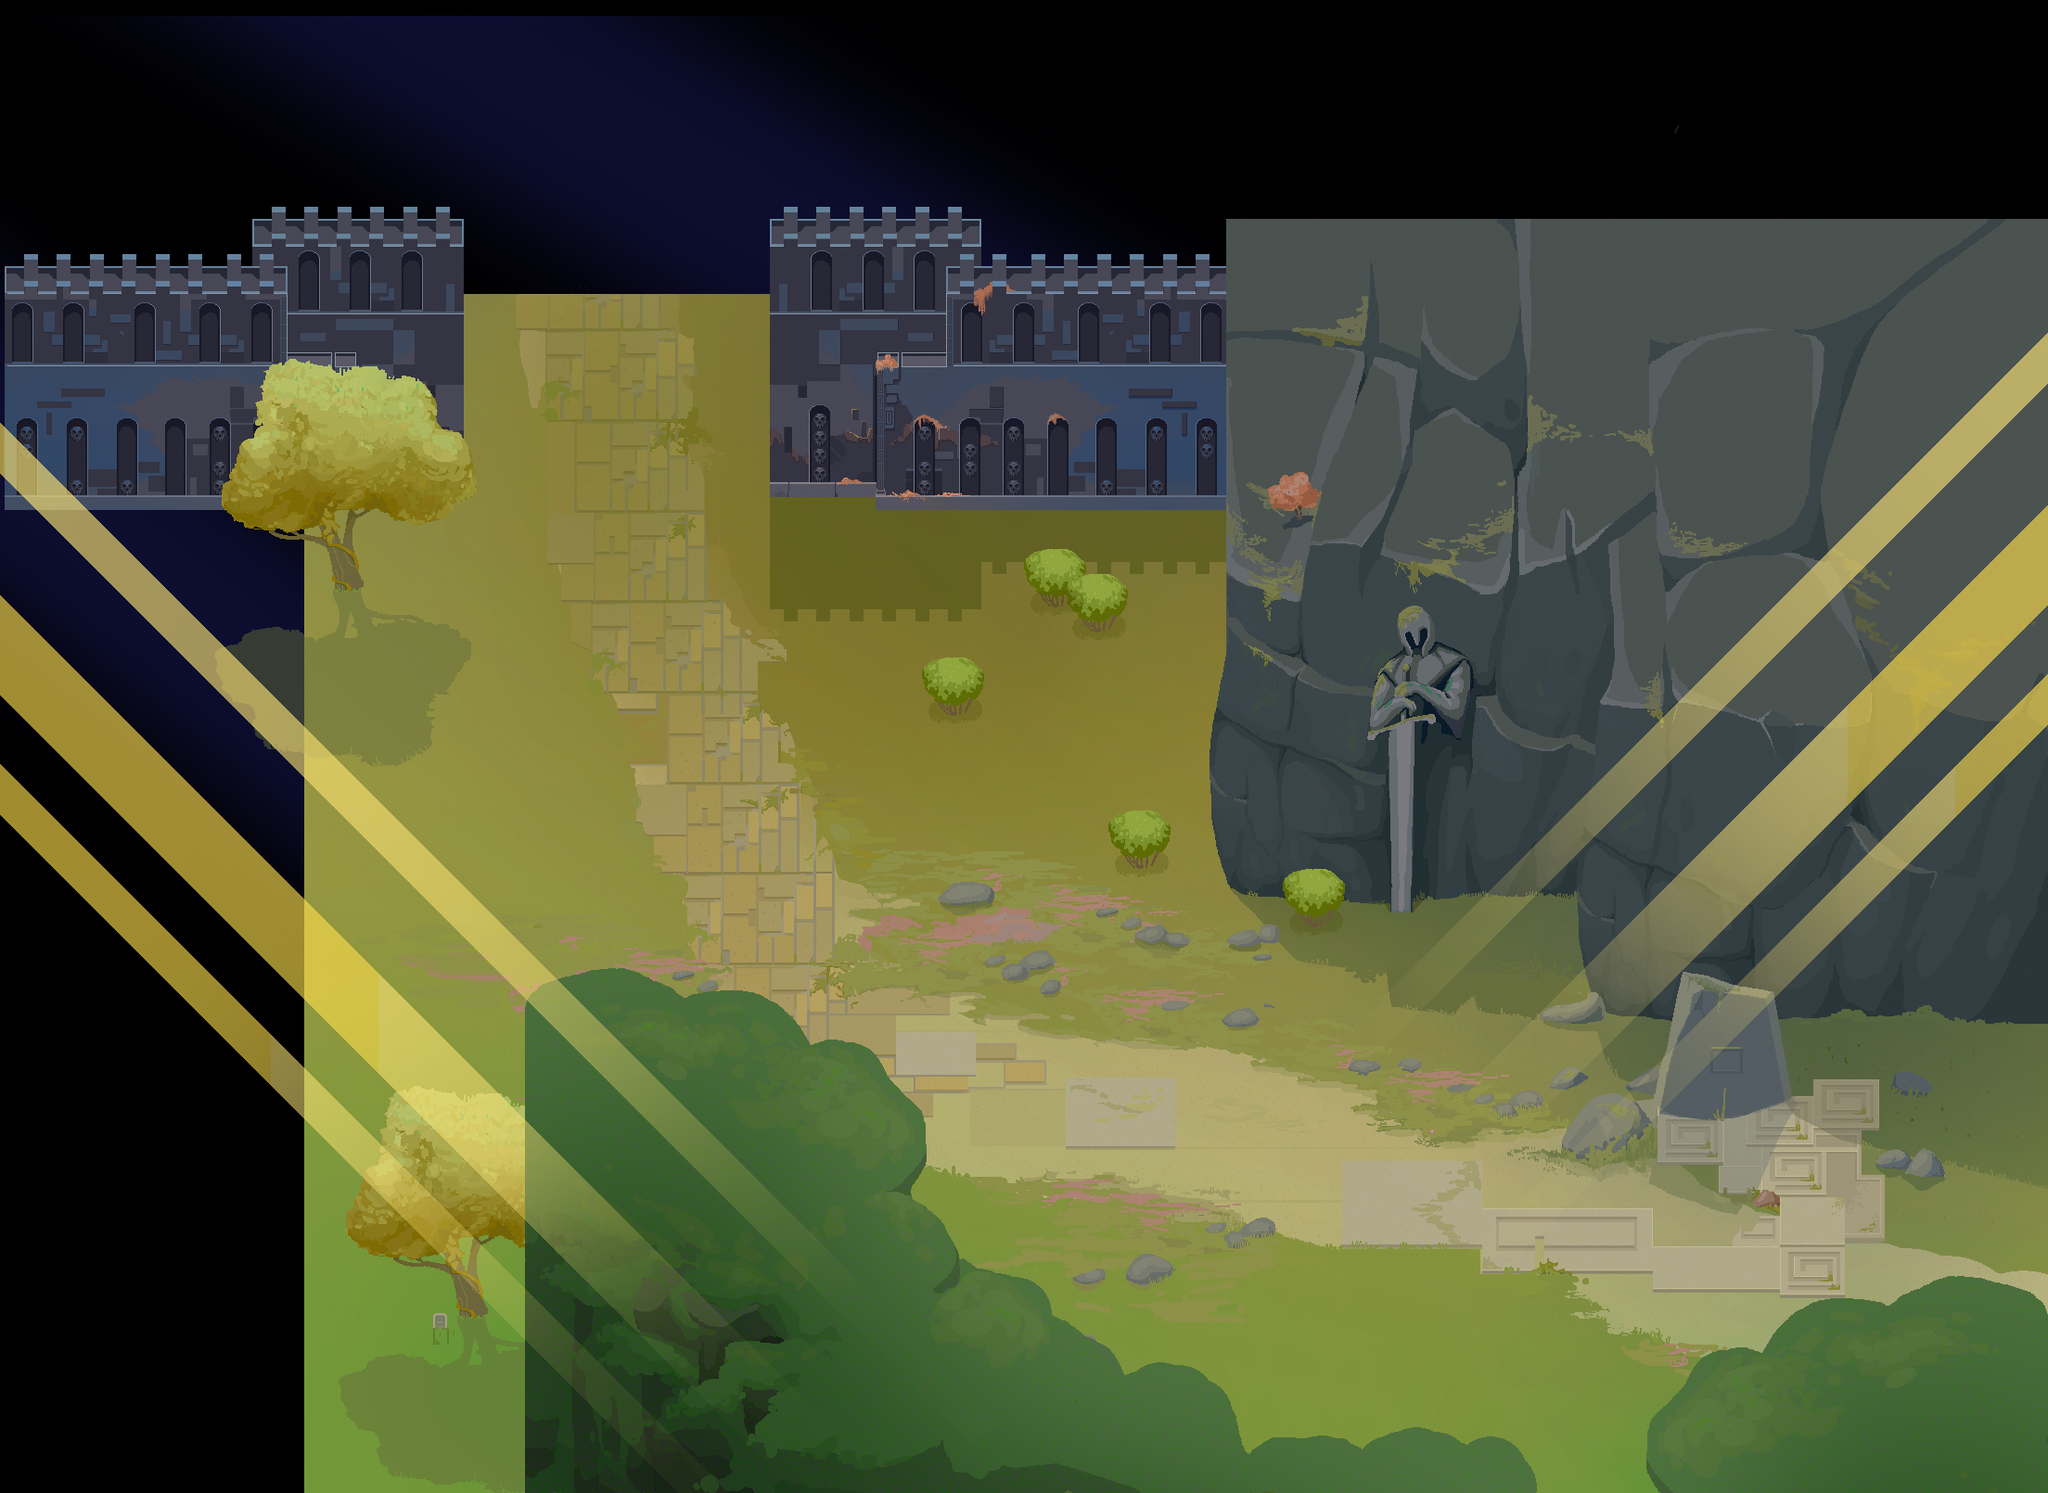

Below is a game level as drawn by its tile map, then a one-line description and the .tmx that defines it (tile-layer data replaced by summaries):
An orthogonal 1x1 tile map with 2208x1610 px tiles, 3 tile layers (BACKGROUND_LAYER, FRONT_LAYER, LIGHT_LAYER), 1 hidden layer not drawn, 2 tilesets.

<map version="1.4" tiledversion="1.4.3" orientation="orthogonal" renderorder="right-down" width="1" height="1" tilewidth="2208" tileheight="1610" infinite="0" nextlayerid="6" nextobjectid="1">
 <tileset firstgid="1" name="Antikva" tilewidth="2208" tileheight="1610" tilecount="1" columns="1">
  <image source="Antikva.png" width="2208" height="1610" />
 </tileset>
 <tileset firstgid="2" name="Antikva5Layer" tilewidth="2208" tileheight="1610" tilecount="1" columns="1">
  <image source="Antikva5Layer.png" width="2208" height="1610" />
 </tileset>
 <layer id="5" name="PARALLAX_LAYER" width="1" height="1" visible="0">
  <data>[1 cells, 0 non-empty, 0 distinct tile ids]</data>
 </layer>
 <layer id="1" name="BACKGROUND_LAYER" width="1" height="1">
  <data>[1 cells, 1 non-empty, 1 distinct tile ids]</data>
 </layer>
 <layer id="3" name="FRONT_LAYER" width="1" height="1">
  <data>[1 cells, 0 non-empty, 0 distinct tile ids]</data>
 </layer>
 <layer id="4" name="LIGHT_LAYER" width="1" height="1">
  <data>[1 cells, 1 non-empty, 1 distinct tile ids]</data>
 </layer>
</map>